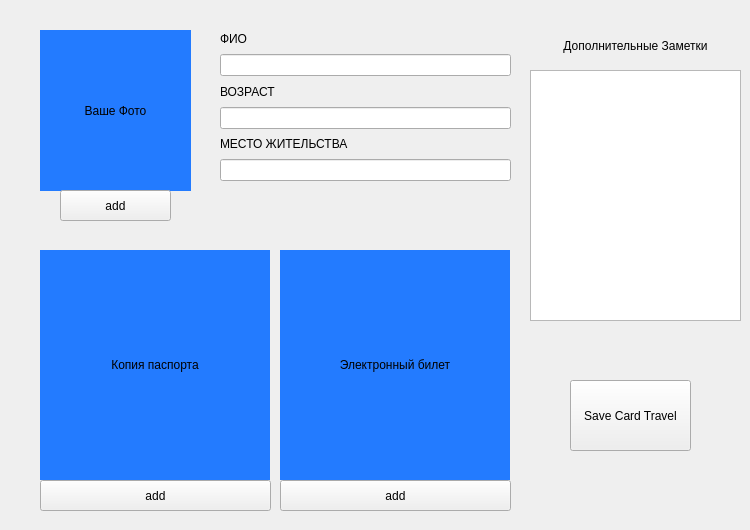
<?xml version="1.0" encoding="UTF-8"?>
<ui version="4.0">
 <class>FormCardTraveler</class>
 <widget class="QWidget" name="FormCardTraveler">
  <property name="geometry">
   <rect>
    <x>0</x>
    <y>0</y>
    <width>750</width>
    <height>530</height>
   </rect>
  </property>
  <property name="minimumSize">
   <size>
    <width>750</width>
    <height>530</height>
   </size>
  </property>
  <property name="maximumSize">
   <size>
    <width>750</width>
    <height>530</height>
   </size>
  </property>
  <property name="windowTitle">
   <string>Form</string>
  </property>
  <property name="autoFillBackground">
   <bool>false</bool>
  </property>
  <property name="styleSheet">
   <string notr="true">QLable{
font: 10pt &quot;Arial&quot;;
color: rgb(180, 80, 180);
background-color:rgb(14, 130, 255);
border-style: outset;
border-width: 0px;
}</string>
  </property>
  <widget class="QLabel" name="yourPhoto">
   <property name="geometry">
    <rect>
     <x>40</x>
     <y>30</y>
     <width>151</width>
     <height>161</height>
    </rect>
   </property>
   <property name="styleSheet">
    <string notr="true">background-color:rgb(35, 123, 255);
font: 10pt &quot;Arial&quot;;
border-style: outset;
border-width: 0px;</string>
   </property>
   <property name="text">
    <string>Ваше Фото</string>
   </property>
   <property name="alignment">
    <set>Qt::AlignCenter</set>
   </property>
  </widget>
  <widget class="QPushButton" name="addPhotoBtn">
   <property name="geometry">
    <rect>
     <x>60</x>
     <y>190</y>
     <width>111</width>
     <height>31</height>
    </rect>
   </property>
   <property name="text">
    <string>add</string>
   </property>
  </widget>
  <widget class="QLabel" name="imgSlot">
   <property name="geometry">
    <rect>
     <x>40</x>
     <y>250</y>
     <width>230</width>
     <height>230</height>
    </rect>
   </property>
   <property name="styleSheet">
    <string notr="true">background-color:rgb(35, 123, 255);</string>
   </property>
   <property name="text">
    <string>Копия паспорта</string>
   </property>
   <property name="alignment">
    <set>Qt::AlignCenter</set>
   </property>
  </widget>
  <widget class="QLabel" name="imgSlot_2">
   <property name="geometry">
    <rect>
     <x>280</x>
     <y>250</y>
     <width>230</width>
     <height>230</height>
    </rect>
   </property>
   <property name="styleSheet">
    <string notr="true">background-color:rgb(35, 123, 255);</string>
   </property>
   <property name="text">
    <string>Электронный билет</string>
   </property>
   <property name="alignment">
    <set>Qt::AlignCenter</set>
   </property>
  </widget>
  <widget class="QPushButton" name="addImgBtn">
   <property name="geometry">
    <rect>
     <x>40</x>
     <y>480</y>
     <width>231</width>
     <height>31</height>
    </rect>
   </property>
   <property name="text">
    <string>add</string>
   </property>
  </widget>
  <widget class="QPushButton" name="addImgBtn_2">
   <property name="geometry">
    <rect>
     <x>280</x>
     <y>480</y>
     <width>231</width>
     <height>31</height>
    </rect>
   </property>
   <property name="text">
    <string>add</string>
   </property>
  </widget>
  <widget class="QWidget" name="verticalLayoutWidget">
   <property name="geometry">
    <rect>
     <x>220</x>
     <y>30</y>
     <width>291</width>
     <height>151</height>
    </rect>
   </property>
   <layout class="QVBoxLayout" name="verticalLayout">
    <item>
     <widget class="QLabel" name="label_2">
      <property name="text">
       <string>ФИО</string>
      </property>
     </widget>
    </item>
    <item>
     <widget class="QLineEdit" name="lineEdit"/>
    </item>
    <item>
     <widget class="QLabel" name="label_3">
      <property name="text">
       <string>ВОЗРАСТ</string>
      </property>
     </widget>
    </item>
    <item>
     <widget class="QLineEdit" name="lineEdit_2"/>
    </item>
    <item>
     <widget class="QLabel" name="label_4">
      <property name="text">
       <string>МЕСТО ЖИТЕЛЬСТВА</string>
      </property>
     </widget>
    </item>
    <item>
     <widget class="QLineEdit" name="lineEdit_3"/>
    </item>
   </layout>
  </widget>
  <widget class="QTextEdit" name="textEdit">
   <property name="geometry">
    <rect>
     <x>530</x>
     <y>70</y>
     <width>211</width>
     <height>251</height>
    </rect>
   </property>
  </widget>
  <widget class="QPushButton" name="pushButton">
   <property name="geometry">
    <rect>
     <x>570</x>
     <y>380</y>
     <width>121</width>
     <height>71</height>
    </rect>
   </property>
   <property name="text">
    <string>Save Card Travel</string>
   </property>
  </widget>
  <widget class="QLabel" name="label">
   <property name="geometry">
    <rect>
     <x>530</x>
     <y>30</y>
     <width>211</width>
     <height>31</height>
    </rect>
   </property>
   <property name="text">
    <string>Дополнительные Заметки</string>
   </property>
   <property name="alignment">
    <set>Qt::AlignCenter</set>
   </property>
  </widget>
 </widget>
 <resources/>
 <connections/>
</ui>
